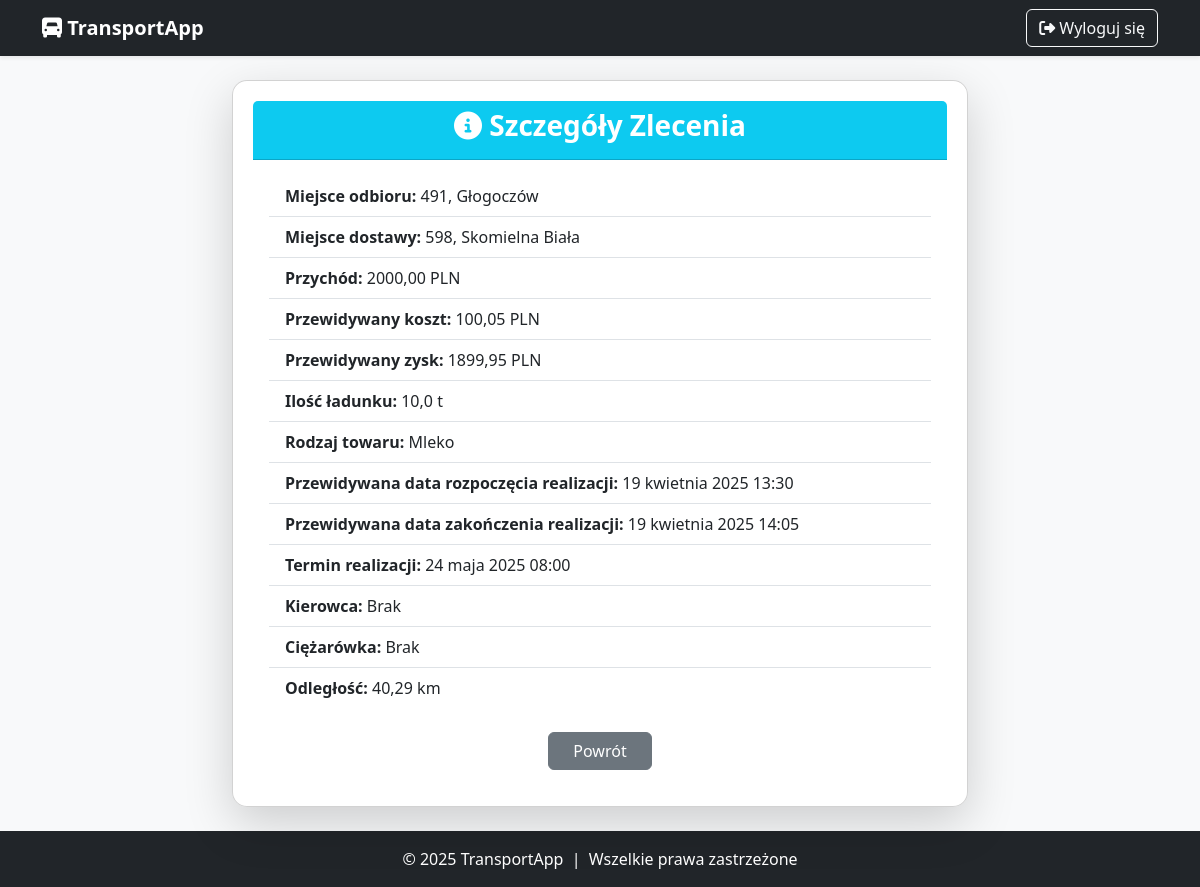
The app's page /users/zlecenia/15127/szczegoly/ (signed in), older data.
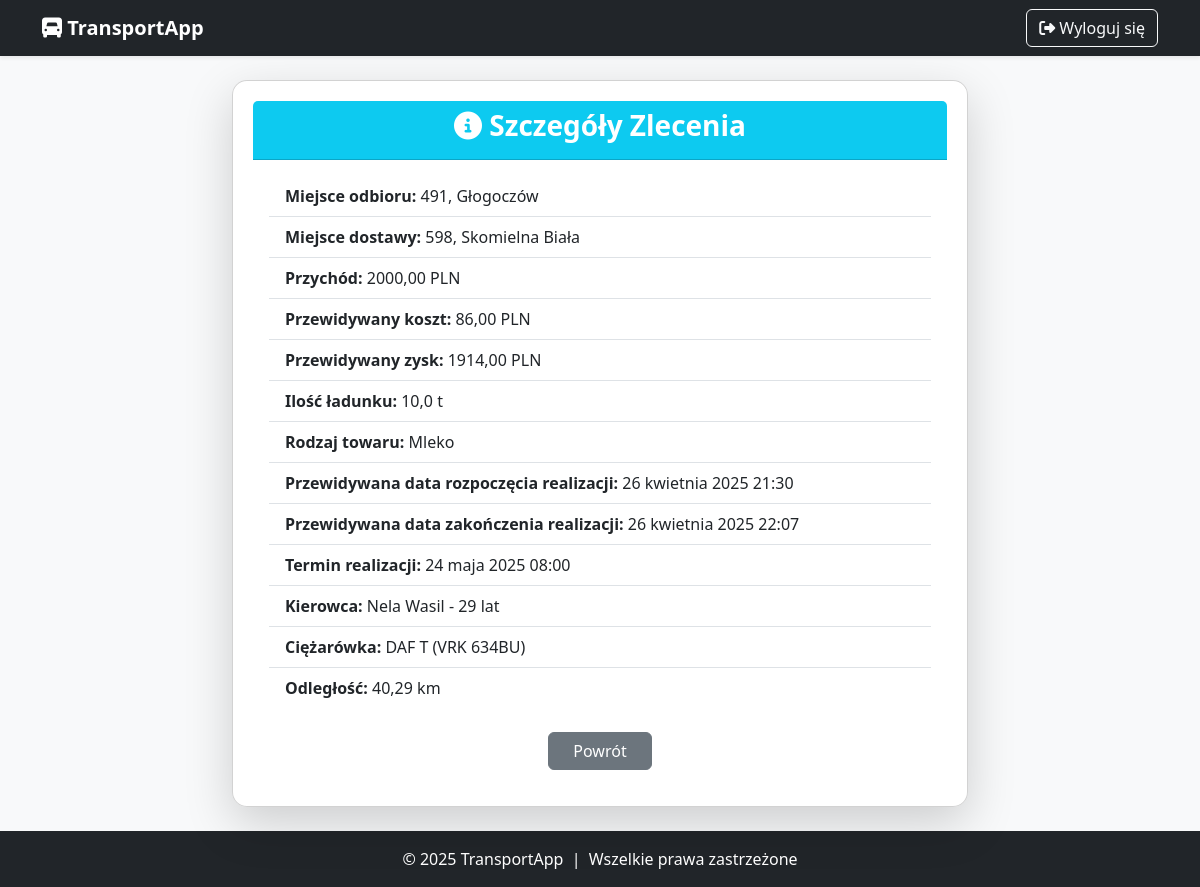
The same page, newer data.
### users/models.py (models this page shows, shortened)
class Zlecenie(models.Model):
    STATUS_CHOICES = [
        ("nie_rozpoczete", "Nie rozpoczęte"),
        ("w_realizacji", "W realizacji"),
        ("zamkniete", "Zamknięte"),
    ]
    id_zlec = models.AutoField(primary_key=True)
    miejsce_wyj = models.CharField(max_length=255, verbose_name="Miejsce wyjazdu")
    miejsce_odb = models.CharField(max_length=255, verbose_name="Miejsce odbioru")
    miejsce_dost = models.CharField(max_length=255, verbose_name="Miejsce dostawy")
    przychod = models.DecimalField(max_digits=10, decimal_places=2, verbose_name="Przychód (PLN)")
    ilosc_ladunku = models.FloatField(verbose_name="Ilość ładunku (tony)")
    towar = models.CharField(max_length=255, verbose_name="Rodzaj towaru")
    data_otrzymania = models.DateField(verbose_name="Data otrzymania zlecenia")
    termin_realizacji = models.DateTimeField(null=True, blank=True, verbose_name="Termin realizacji")
    kierowca = models.ForeignKey('users.Kierowca', on_delete=models.SET_NULL, null=True, blank=True, verbose_name="Przypisany kierowca")
    ciezarowka = models.ForeignKey('users.Ciezarowka', on_delete=models.SET_NULL, null=True, blank=True, verbose_name="Przypisana ciężarówka")
    status = models.CharField(max_length=15, choices=STATUS_CHOICES, default="nie_rozpoczete", verbose_name="Status zlecenia")
    odleglosc_km = models.DecimalField(max_digits=8, decimal_places=2, null=True, blank=True)
    przewidywana_data_rozpoczecia = models.DateTimeField(null=True, blank=True)
    przewidywany_czas_realizacji = models.DurationField(null=True, blank=True)
    przewidywana_data_zakonczenia = models.DateTimeField(null=True, blank=True)
    przewidywany_koszt = models.DecimalField(max_digits=10, decimal_places=2, null=True, blank=True)
    rzeczywista_data_rozpoczecia = models.DateTimeField(null=True, blank=True,
                                                        verbose_name="Rzeczywista data rozpoczęcia")
    rzeczywista_data_zakonczenia = models.DateTimeField(null=True, blank=True,
                                                        verbose_name="Rzeczywista data zakończenia")
    rzeczywiste_przejechane_km = models.DecimalField(max_digits=8, decimal_places=2, null=True, blank=True,
                                                     verbose_name="Rzeczywiste przejechane km")
    rzeczywiste_spalone_litry = models.DecimalField(max_digits=8, decimal_places=2, null=True, blank=True,
                                                    verbose_name="Rzeczywiste spalone litry paliwa")
    rzeczywisty_koszt = models.DecimalField(max_digits=10, decimal_places=2, null=True, blank=True)
    zysk = models.DecimalField(max_digits=10, decimal_places=2, null=True, blank=True)

class Kierowca(models.Model):
    kier_id = models.AutoField(primary_key=True)
    kier_imie = models.CharField(max_length=100, verbose_name="Imię")
    kier_nazwisko = models.CharField(max_length=100, verbose_name="Nazwisko")
    data_urodzenia = models.DateField(verbose_name="Data urodzenia")
    kier_adres = models.TextField(verbose_name="Adres")
    kier_telefon = models.CharField(max_length=15, verbose_name="Telefon")
    kier_email = models.EmailField(verbose_name="Email")
    kier_lata_dosw = models.IntegerField(verbose_name="Lata doświadczenia")
    kier_przejech_km = models.IntegerField(verbose_name="Przejechane km")
    kier_liczba_wykroczen = models.IntegerField(verbose_name="Liczba wykroczeń")
    stawka_za_km = models.DecimalField(max_digits=6, decimal_places=2, verbose_name="Stawka za km (PLN)", default=1.50)
    def oblicz_wiek(self):
        today = date.today()
        return today.year - self.data_urodzenia.year - ((today.month, today.day) < (self.data_urodzenia.month, self.data_urodzenia.day))
    def __str__(self):
        return f"{self.kier_imie} {self.kier_nazwisko} - {self.oblicz_wiek()} lat"

class Ciezarowka(models.Model):
    ciez_id = models.AutoField(primary_key=True)
    ciez_marka = models.CharField(max_length=50, verbose_name="Marka")
    ciez_model = models.CharField(max_length=50, verbose_name="Model")
    ciez_moc = models.IntegerField(
        verbose_name="Moc (KM)",
        validators=[MinValueValidator(0, message="Moc nie może być ujemna.")]
    )
    ciez_nr_rejestr = models.CharField(
        max_length=15,
        verbose_name="Numer rejestracyjny",
        validators=[RegexValidator(
            regex=r'^[A-Z0-9]{2,3}\s?[A-Z0-9]{4,6}$',
            message="Podaj poprawny numer rejestracyjny."
        )]
    )
    ciez_przebieg = models.IntegerField(
        verbose_name="Przebieg (km)",
        validators=[MinValueValidator(0, message="Przebieg nie może być ujemny.")]
    )
    ciez_rok_prod = models.IntegerField(
        verbose_name="Rok produkcji",
        validators=[
            MinValueValidator(0, message="Rok produkcji nie może być mniejszy od 0."),
            MaxValueValidator(date.today().year, message=f"Rok produkcji nie może być większy niż {date.today().year}.")
        ]
    )
    ciez_data_zakupu = models.DateField(verbose_name="Data zakupu")
    ciez_data_serwisu = models.DateField(verbose_name="Data ostatniego serwisu")
    ciez_masa_wlasna = models.DecimalField(
        max_digits=7, decimal_places=2,
        verbose_name="Masa własna (t)",
        validators=[MinValueValidator(0.01, message="Masa własna musi być większa od 0.")]
    )
    ciez_masa_ladunku = models.DecimalField(
        max_digits=7, decimal_places=2,
        verbose_name="Masa ładunku (t)",
        validators=[MinValueValidator(0.01, message="Masa ładunku musi być większa od 0.")]
    )
    ciez_dop_masa_calk = models.DecimalField(
        max_digits=7, decimal_places=2,
        verbose_name="Dopuszczalna masa całkowita (t)",
        validators=[MinValueValidator(0.01, message="Dopuszczalna masa całkowita musi być większa od 0.")]
    )
    ciez_spalanie_na_100km = models.DecimalField(
        max_digits=5, decimal_places=2,
        verbose_name="Spalanie na 100 km (l)",
        validators=[MinValueValidator(0, message="Spalanie nie może być mniejsze niż 0.")]
    )
    ciez_paliwo_litry = models.FloatField(
        verbose_name="Stan paliwa (l)",
        validators=[MinValueValidator(0)],
        null=True,
        blank=True
    )
    ciez_bak_max = models.FloatField(
        verbose_name="Pojemność baku (l)",
        validators=[MinValueValidator(1)],
        null=True,
        blank=True
    )
    def __str__(self):
        return f"{self.ciez_marka} {self.ciez_model} ({self.ciez_nr_rejestr})"

### users/views/zlecenie_views.py (the view)
# urls.py: path('zlecenia/<int:id_zlec>/szczegoly/', szczegoly_zlecenia, name='szczegoly_zlecenia'),
@login_required
def szczegoly_zlecenia(request, id_zlec):
    zlecenie = get_object_or_404(Zlecenie, id_zlec=id_zlec)
    error_message = None
    przewidywany_zysk = None
    if zlecenie.przewidywany_koszt is not None:
        przewidywany_zysk = zlecenie.przychod - zlecenie.przewidywany_koszt
    context = {
        'zlecenie': zlecenie,
        "przewidywany_zysk": przewidywany_zysk,
        'error_message': error_message,
    }
    return render(request, 'users/zlecenia/szczegoly_zlecenia.html', context)

### users/templates/users/zlecenia/szczegoly_zlecenia.html (shortened to what this page needs)
{% extends 'base.html' %}
{% block content %}
<div class="row justify-content-center">
    <div class="col-md-10 col-lg-8">
        <div class="card shadow-lg">
            <div class="card-header bg-info text-white text-center">
                <h3 class="fw-bold"><i class="fa-solid fa-info-circle"></i> Szczegóły Zlecenia</h3>
            </div>
            <div class="card-body">
                <ul class="list-group list-group-flush">
                    <li class="list-group-item"><strong>Miejsce odbioru:</strong> {{ zlecenie.miejsce_odb }}</li>
                    <li class="list-group-item"><strong>Miejsce dostawy:</strong> {{ zlecenie.miejsce_dost }}</li>
                    <li class="list-group-item"><strong>Przychód:</strong> {{ zlecenie.przychod }} PLN</li>
                    <li class="list-group-item"><strong>Przewidywany koszt:</strong> {{ zlecenie.przewidywany_koszt }} PLN</li>
                    <li class="list-group-item"><strong>Przewidywany zysk:</strong> {{ przewidywany_zysk }} PLN</li>
                    <li class="list-group-item"><strong>Ilość ładunku:</strong> {{ zlecenie.ilosc_ladunku }} t</li>
                    <li class="list-group-item"><strong>Rodzaj towaru:</strong> {{ zlecenie.towar }}</li>
                    <li class="list-group-item"><strong>Przewidywana data rozpoczęcia realizacji:</strong> {{ zlecenie.przewidywana_data_rozpoczecia }}</li>
                    <li class="list-group-item"><strong>Przewidywana data zakończenia realizacji:</strong> {{ zlecenie.przewidywana_data_zakonczenia }}</li>
                    <li class="list-group-item"><strong>Termin realizacji:</strong> {{ zlecenie.termin_realizacji }}</li>
                    <li class="list-group-item"><strong>Kierowca:</strong> {{ zlecenie.kierowca|default:"Brak" }}</li>
                    <li class="list-group-item"><strong>Ciężarówka:</strong> {{ zlecenie.ciezarowka|default:"Brak" }}</li>
                    <li class="list-group-item"><strong>Odległość:</strong>
                        {% if zlecenie.odleglosc_km %}
                            {{ zlecenie.odleglosc_km }} km
                        {% elif error_message %}
                            <span class="text-danger">{{ error_message }}</span>
                        {% else %}
                            Brak danych
                        {% endif %}
                    </li>
                </ul>
                <div class="mt-4 text-center">
                    <a href="{% url 'zarzadzaj_zleceniami' %}" class="btn btn-secondary px-4">Powrót</a>
                </div>
            </div>
        </div>
    </div>
</div>
{% endblock %}

Row changes from the older to the newer data that the page shows:
changed Zlecenie "491, Głogoczów": przewidywany_koszt "100,05" → "86,00"; przewidywana_data_rozpoczecia "19 kwietnia 2025 13:30" → "26 kwietnia 2025 21:30"; przewidywana_data_zakonczenia "19 kwietnia 2025 14:05" → "26 kwietnia 2025 22:07"; kierowca "Brak" → "Nela Wasil - 29 lat"; ciezarowka "Brak" → "DAF T (VRK 634BU)"
Text that changed along with them:
{{ przewidywany_zysk }}: "1899,95" → "1914,00"
